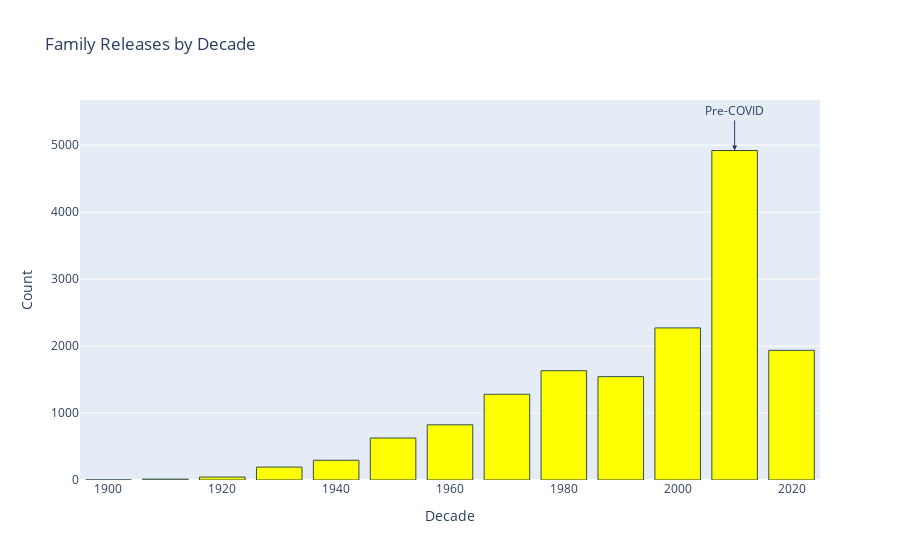

Write notebook code for a chart like this one.
### Code cell
# Plotly bars
fig = px.bar(decade_counts, x='Decade', y='Count', # color='Decade', 
             color_discrete_sequence=['yellow'], # Family films usually comical so yellow
             title='Family Releases by Decade')
fig.update_traces(marker=dict(line=dict(width=1, color='DarkSlateGrey')))
# Label the bar for 2010 pre-covid vertically
fig.add_annotation(x=2010, y=decade_counts.loc[decade_counts['Decade'] == 2010, 'Count'].values[0],
                   text="Pre-COVID",
                   showarrow=True,
                   arrowhead=2,
                   ax=0,
                   ay=-40,
                   font=dict(size=12))
fig.show()

### Figure 1 — Plotly figure (JSON) as saved in the notebook; plotly's stock layout.template omitted (floating-point values rounded to 4 significant figures)
{"data": [{"alignmentgroup": "True", "hovertemplate": "Decade=%{x}<br>Count=%{y}<extra></extra>", "legendgroup": "", "marker": {"color": "yellow", "line": {"color": "DarkSlateGrey", "width": 1}, "pattern": {"shape": ""}}, "name": "", "offsetgroup": "", "orientation": "v", "showlegend": false, "textposition": "auto", "type": "bar", "x": [1900, 1910, 1920, 1930, 1940, 1950, 1960, 1970, 1980, 1990, 2000, 2010, 2020], "xaxis": "x", "y": [1, 13, 44, 193, 295, 627, 824, 1280, 1632, 1543, 2271, 4920, 1936], "yaxis": "y"}], "layout": {"annotations": [{"arrowhead": 2, "ax": 0, "ay": -40, "font": {"size": 12}, "showarrow": true, "text": "Pre-COVID", "x": 2010, "y": 4920}], "barmode": "relative", "legend": {"tracegroupgap": 0}, "title": {"text": "Family Releases by Decade"}, "xaxis": {"anchor": "y", "domain": [0, 1], "title": {"text": "Decade"}}, "yaxis": {"anchor": "x", "domain": [0, 1], "title": {"text": "Count"}}}}
